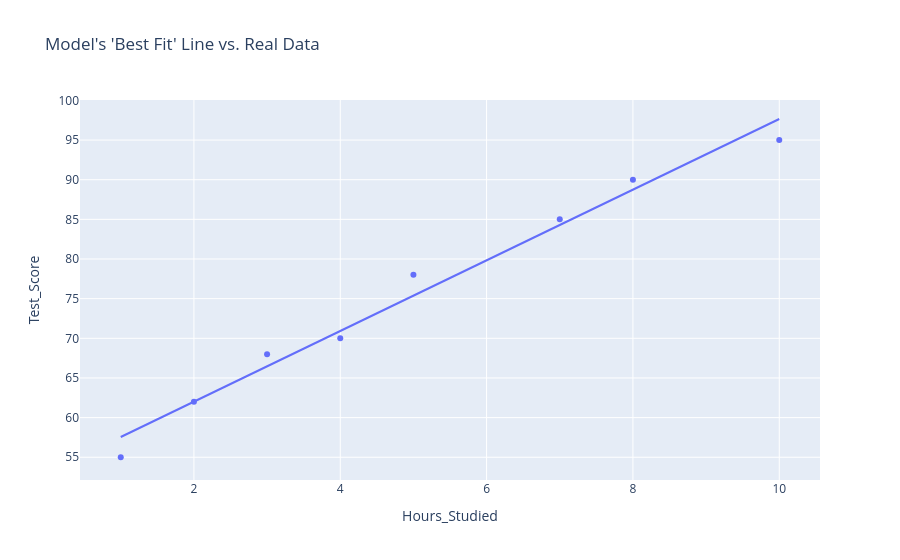

Source (notebook cell):
### Code cell
# Let's draw the same scatter plot as before...
fig = px.scatter(df,
                 x='Hours_Studied',
                 y='Test_Score',
                 title="Model's 'Best Fit' Line vs. Real Data")

# ...but this time, let's add the model's predictions (the line).
# We'll ask the model to predict the score for *every* X value in our data.
fig.add_trace(px.line(x=df['Hours_Studied'],
                      y=model.predict(X)).data[0])

fig.show()

### Figure 1 — Plotly figure (JSON) as saved in the notebook; plotly's stock layout.template omitted (floating-point values rounded to 4 significant figures)
{"data": [{"hovertemplate": "Hours_Studied=%{x}<br>Test_Score=%{y}<extra></extra>", "legendgroup": "", "marker": {"color": "#636efa", "symbol": "circle"}, "mode": "markers", "name": "", "orientation": "v", "showlegend": false, "type": "scatter", "x": [1, 2, 3, 4, 5, 7, 8, 10], "xaxis": "x", "y": [55, 62, 68, 70, 78, 85, 90, 95], "yaxis": "y"}, {"hovertemplate": "x=%{x}<br>y=%{y}<extra></extra>", "legendgroup": "", "line": {"color": "#636efa", "dash": "solid"}, "marker": {"symbol": "circle"}, "mode": "lines", "name": "", "orientation": "v", "showlegend": false, "type": "scatter", "x": [1, 2, 3, 4, 5, 7, 8, 10], "xaxis": "x", "y": [57.55, 62.01, 66.46, 70.92, 75.38, 84.29, 88.74, 97.65], "yaxis": "y"}], "layout": {"legend": {"tracegroupgap": 0}, "title": {"text": "Model's 'Best Fit' Line vs. Real Data"}, "xaxis": {"anchor": "y", "domain": [0, 1], "title": {"text": "Hours_Studied"}}, "yaxis": {"anchor": "x", "domain": [0, 1], "title": {"text": "Test_Score"}}}}
